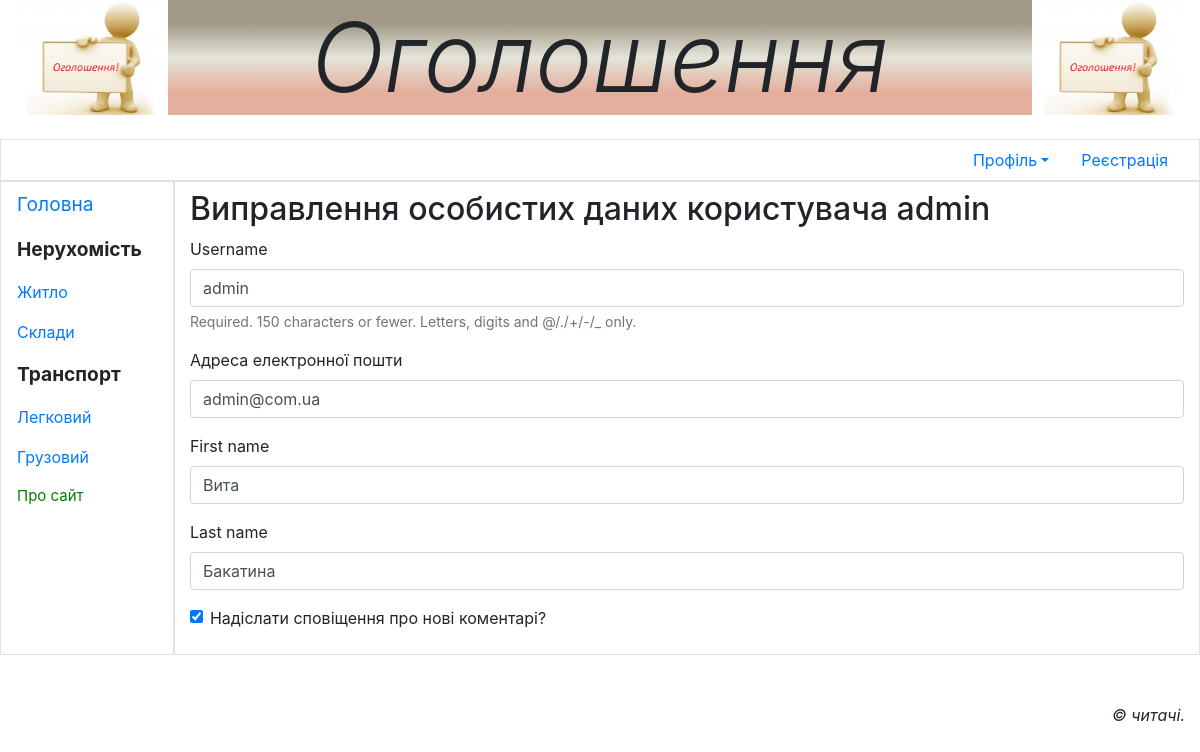
Screenshot of /accounts/profile/change/ (signed in) with the database file from the repository.
### main/models.py (models this page shows, shortened)
class Rubric(models .Model):
    name = models.CharField(max_length=20, db_index=True, unique=True, verbose_name='Назва')
    order = models.SmallIntegerField(default=0, db_index=True, verbose_name='Порядок')
    super_rubric = models.ForeignKey('SuperRubric', on_delete=models.PROTECT, null=True, blank=True,
                                     verbose_name='Надрубрика')

class AdvUser(AbstractUser):
    email = models.EmailField(unique=True)
    is_activated = models.BooleanField(default=True, db_index=True, verbose_name='Пройшов активацію?')
    send_messages = models.BooleanField(default=True, verbose_name='Надіслати сповіщення про нові коментарі?')
    class Meta(AbstractUser.Meta):
        pass

### main/views.py (the view)
# urls.py: path('accounts/profile/change/', ChangeUserInfoView.as_view(), name='profile_change'),
class ChangeUserInfoView(SuccessMessageMixin, LoginRequiredMixin, UpdateView):
    model = AdvUser
    template_name = 'main/change_user_info.html'
    form_class = ChangeUserInfoForm
    success_url = reverse_lazy ('main:profile')
    success_message = 'Дані користувача змінено'
    def setup(self, request, *args, **kwargs):
        self.user_id = request.user.pk
        return super().setup(request, *args, **kwargs)
    def get_object(self, queryset=None):
        if not queryset:
            queryset = self.get_queryset()
        return get_object_or_404(queryset, pk=self.user_id)

### main/forms.py
class ChangeUserInfoForm (forms.ModelForm):
    email = forms.EmailField(required=True, label='Адреса електронної пошти')
    class Meta:
        model = AdvUser
        fields = ('username', 'email', 'first_name', 'last_name', 'send_messages')

### main/models.py (called while the page is built)
    def get_queryset(self):
        return super().get_queryset().filter(super_rubric__isnull=False)

### main/templates/main/change_user_info.html (shortened to what this page needs)
{% extends "layout/basic.html" %}
{% load bootstrap4 %}
{% block content %}
    <h2>Виправлення особистих даних користувача {{ user.username }}</h2>
    <form method="post">
        {% bootstrap_form form layout='horizontal' %}
    </form>
{% endblock %}

### main/templates/layout/basic.html (shortened to what this page needs)
{% load bootstrap4 %}
{% load static %}
<!DOCTYPE html>
<html>
    <head>
        {% bootstrap_css %}
        <link rel="stylesheet" type="text/css" href="{% static 'main/style.css' %}">
    </head>
    <body class="container-fluid">
        <header class="mb-4">
           <i> <h1 class="display-1 text-center">Оголошення</h1> </i>
        </header>
        <div class="row">
            <ul class="col nav justify-content-end border">
                {% if user.is_authenticated %}
                    <li class="nav-item dropdown"><a class="nav-link dropdown-toggle" data-toggle="dropdown"
                        href="#" role="button" aria-haspopup="true" aria-expanded="false">Профіль</a>
                    </li>
                {% else %}
                    <li class="nav-item"><a class="nav-link" href="{% url 'main:login' %}">Bxід</a></li>
                {% endif %}
                <li class="nav-item"><a class="nav-link" href="{% url 'main:register' %}">Реєстрація</a></li>
            </ul>
        </div>
        <div class="row">
            <nav class="col-md-auto nav flex-column border">
                <a class="nav-link root" href="{% url 'main:index' %}">Головна</a>
                {% for rubric in rubrics %}
                        {% ifchanged rubric.super_rubric.pk %}
                            <span class="nav-link root font-weight-bold">
                            {{ rubric.super_rubric.name }}</span>
                        {% endifchanged %}
                        <a class="nav-link" href="{% url 'main:by_rubric' pk=rubric.pk %}">{{ rubric.name }}</a>
                {% endfor %}
                 <a class="nav-link root" href="{% url 'main:about'%}" style="color:green; font-size: 15px">Про сайт</a>
            </nav>
        <section class="col border py-2">
            {% block content %}
            {% endblock %}
        </section>
        </div>
        <footer class="mt-5">
            <p class="text-right font-italic">&copy; читачі.</p>
        </footer>
    </body>
</html>

### main/static/main/style.css (style rules this page uses)
header h1 { background: url("bg.jpg") left / auto 100% no-repeat, url("bg.jpg") right / auto 100% no-repeat , linear-gradient(to top, #E4AF9D 20%, #E4E4D8 50%, #A19887 80%); }
.root { font-size: larger; }

### rows the page displays
Rubric: super_rubric.name "Нерухомість", name "Житло"
Rubric: name "Склади"
Rubric: super_rubric.name "Транспорт", name "Легковий"
Rubric: name "Грузовий"
AdvUser: username "admin", email "admin@com.ua", first_name "Вита", last_name "Бакатина", send_messages "☑"
